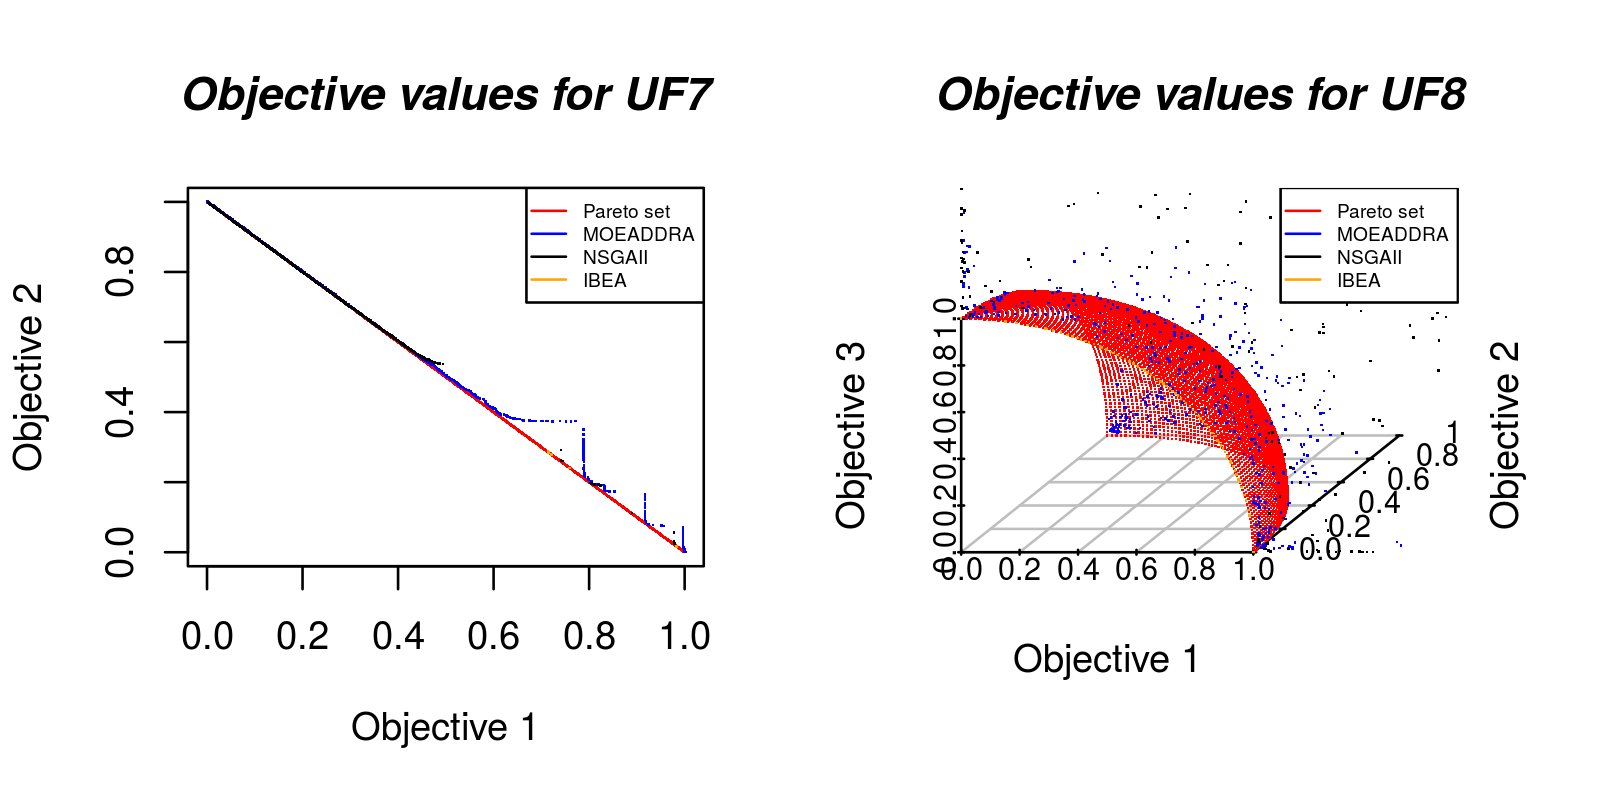

Reproduce this figure in R.
#############################################################
#		ExecuteJMetal 	::R functions::
#
#	Author: Lucas Prestes		[email redacted]
#
#############################################################
#			SCRIPT START HERE
#
#	These are examples of how to call the methods
#
#############################################################

source("main.R") #load these functions

algorithms <- c("MOEADDRA","NSGAII","IBEA")


png("scatter-Plot-UF7-UF8.png", height=800, width=1600, pointsize=11, res=250)
par(mfrow=c(1, 2))
objectivePoints("UF7", algorithms)	
objectivePoints3D("UF8", algorithms)	



